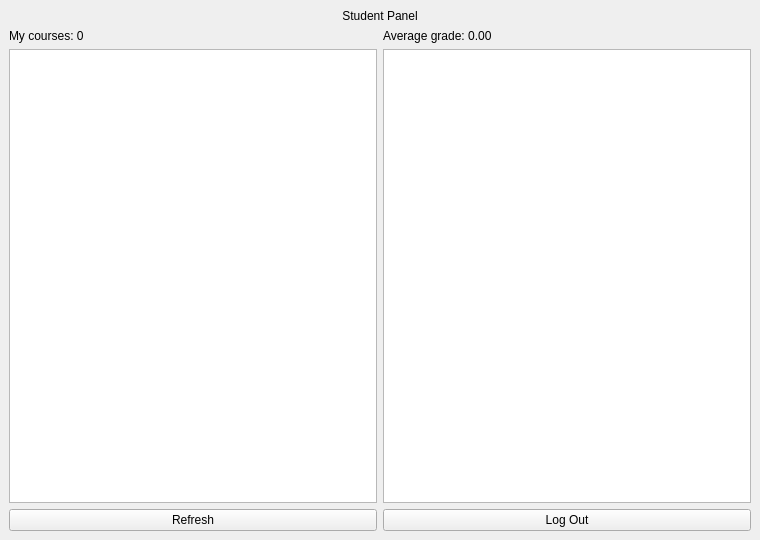
<?xml version="1.0" encoding="UTF-8"?>
<ui version="4.0">
 <class>StudentWindow</class>
 <widget class="QMainWindow" name="StudentWindow">
  <property name="geometry">
   <rect>
    <x>0</x>
    <y>0</y>
    <width>760</width>
    <height>540</height>
   </rect>
  </property>
  <property name="windowTitle">
   <string>Study.Table - Student</string>
  </property>
  <widget class="QWidget" name="centralwidget">
   <layout class="QVBoxLayout" name="mainLayout">
    <item>
     <widget class="QLabel" name="titleLabel">
      <property name="text">
       <string>Student Panel</string>
      </property>
      <property name="alignment">
       <set>Qt::AlignCenter</set>
      </property>
     </widget>
    </item>
    <item>
     <layout class="QHBoxLayout" name="statsLayout">
      <item>
       <widget class="QLabel" name="coursesCountLabel">
        <property name="text">
         <string>My courses: 0</string>
        </property>
       </widget>
      </item>
      <item>
       <widget class="QLabel" name="averageLabel">
        <property name="text">
         <string>Average grade: 0.00</string>
        </property>
       </widget>
      </item>
     </layout>
    </item>
    <item>
     <layout class="QHBoxLayout" name="listsLayout">
      <item>
       <widget class="QListWidget" name="coursesListWidget"/>
      </item>
      <item>
       <widget class="QListWidget" name="gradesListWidget"/>
      </item>
     </layout>
    </item>
    <item>
     <layout class="QHBoxLayout" name="actionsLayout">
      <item>
       <widget class="QPushButton" name="refreshButton">
        <property name="text">
         <string>Refresh</string>
        </property>
       </widget>
      </item>
      <item>
       <widget class="QPushButton" name="logoutButton">
        <property name="text">
         <string>Log Out</string>
        </property>
       </widget>
      </item>
     </layout>
    </item>
   </layout>
  </widget>
 </widget>
 <resources/>
 <connections/>
</ui>
